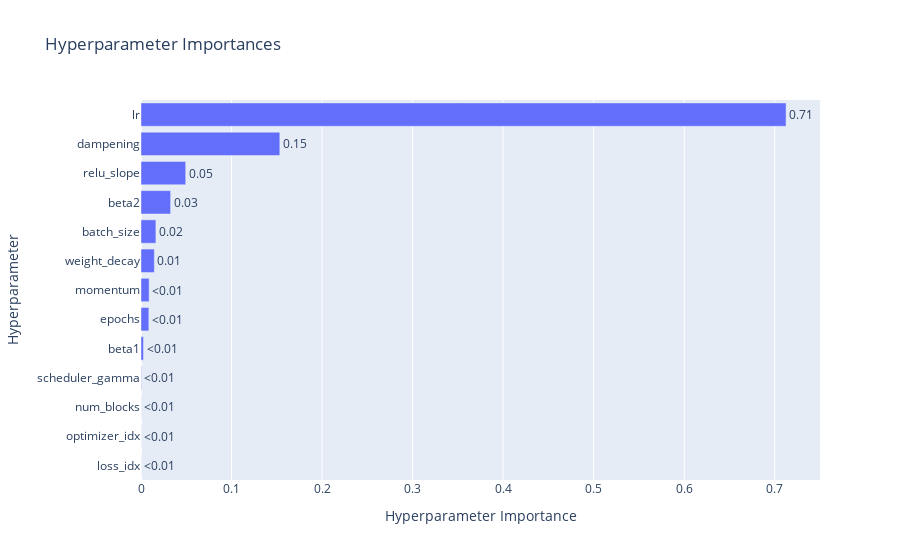

Notebook cell for this chart:
### Code cell
vis.plot_param_importances(study)

### Figure 1 — Plotly figure (JSON) as saved in the notebook; plotly's stock layout.template omitted (floating-point values rounded to 4 significant figures)
{"data": [{"cliponaxis": false, "hovertemplate": ["loss_idx (IntDistribution): 3.053190983296865e-05<extra></extra>", "optimizer_idx (IntDistribution): 4.8735511336922044e-05<extra></extra>", "num_blocks (IntDistribution): 8.35049716480768e-05<extra></extra>", "scheduler_gamma (FloatDistribution): 0.00039685804741580613<extra></extra>", "beta1 (FloatDistribution): 0.0027614680813953687<extra></extra>", "epochs (IntDistribution): 0.008660404737218606<extra></extra>", "momentum (FloatDistribution): 0.00895694617922054<extra></extra>", "weight_decay (FloatDistribution): 0.014730372515119885<extra></extra>", "batch_size (IntDistribution): 0.01644001916457748<extra></extra>", "beta2 (FloatDistribution): 0.03272746498150615<extra></extra>", "relu_slope (FloatDistribution): 0.04937291448740419<extra></extra>", "dampening (FloatDistribution): 0.15332357219805756<extra></extra>", "lr (FloatDistribution): 0.7124672072152665<extra></extra>"], "name": "Objective Value", "orientation": "h", "text": ["<0.01", "<0.01", "<0.01", "<0.01", "<0.01", "<0.01", "<0.01", "0.01", "0.02", "0.03", "0.05", "0.15", "0.71"], "textposition": "outside", "type": "bar", "x": [3.053e-05, 4.874e-05, 8.35e-05, 0.0003969, 0.002761, 0.00866, 0.008957, 0.01473, 0.01644, 0.03273, 0.04937, 0.1533, 0.7125], "y": ["loss_idx", "optimizer_idx", "num_blocks", "scheduler_gamma", "beta1", "epochs", "momentum", "weight_decay", "batch_size", "beta2", "relu_slope", "dampening", "lr"]}], "layout": {"title": {"text": "Hyperparameter Importances"}, "xaxis": {"title": {"text": "Hyperparameter Importance"}}, "yaxis": {"title": {"text": "Hyperparameter"}}}}
